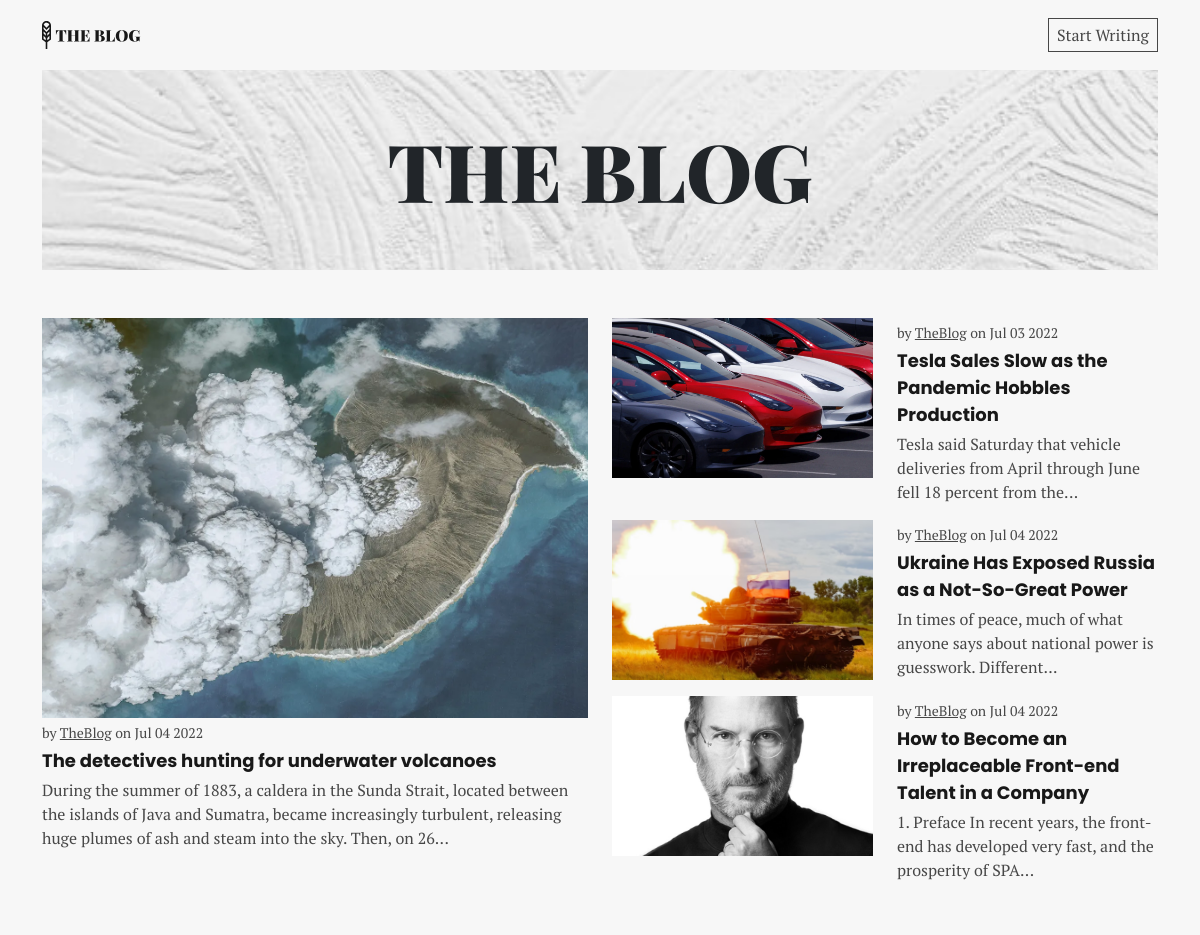
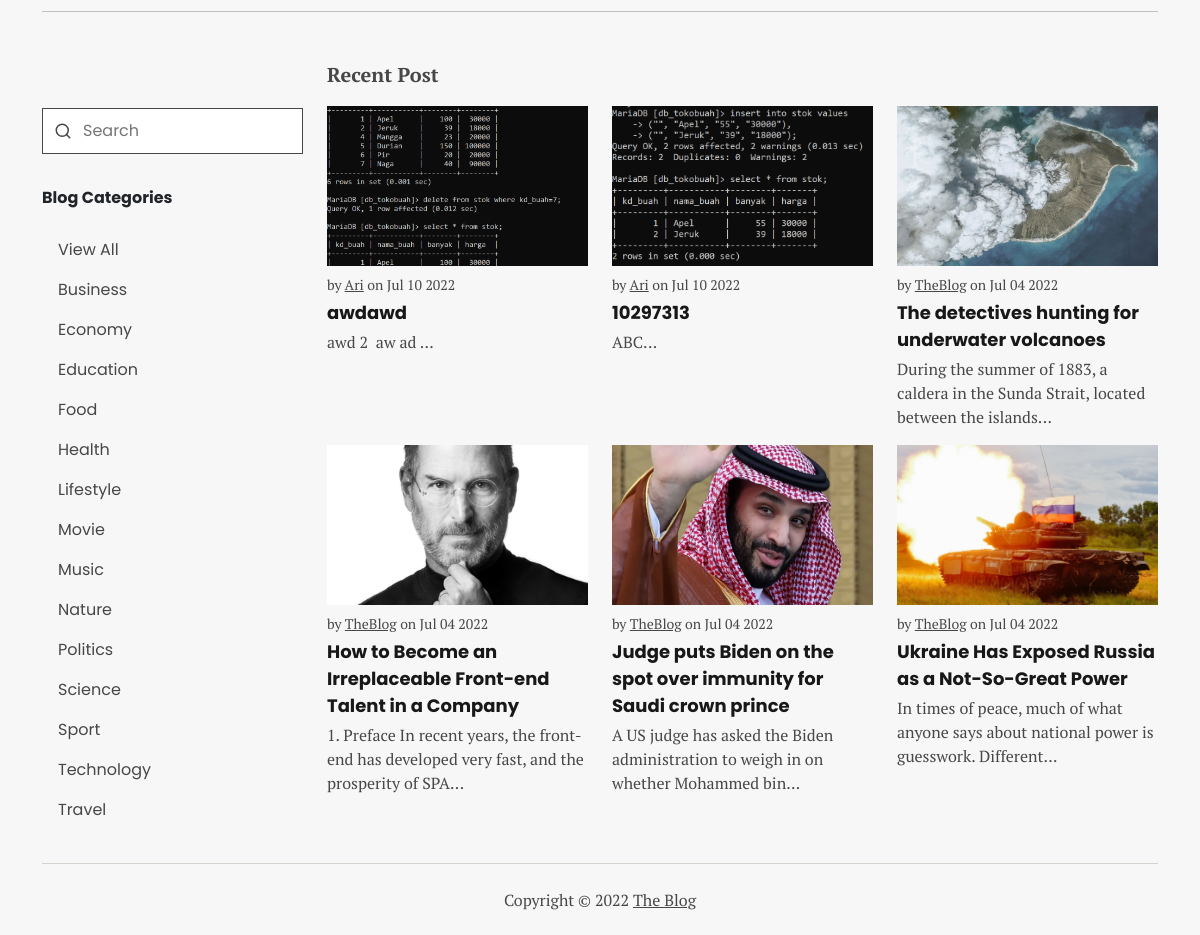
The page / on the database its author committed (2 pictures, top to bottom).
### tables this page shows
CREATE TABLE `post` (
  `id` int(11) NOT NULL,
  `title` varchar(255) NOT NULL,
  `body` text NOT NULL,
  `image` varchar(255) NOT NULL,
  `id_user` int(11) NOT NULL,
  `category` varchar(255) NOT NULL,
  `created_at` datetime NOT NULL,
  `isMain` tinyint(1) NOT NULL,
  `created_main_at` datetime NOT NULL
);

CREATE TABLE `user` (
  `id` int(11) NOT NULL,
  `email` varchar(255) NOT NULL,
  `password` varchar(255) NOT NULL,
  `first_name` varchar(255) NOT NULL,
  `last_name` varchar(255) NOT NULL,
  `isAdmin` tinyint(1) NOT NULL,
  `createdAt` datetime NOT NULL
);

CREATE TABLE `category` (
  `id` int(11) NOT NULL,
  `name` varchar(255) NOT NULL,
  `createdAt` datetime NOT NULL
);

### index.php (the view, shortened to what this page needs)
<?php
include './connection.php';
$sql_category = "SELECT * FROM category ORDER BY name";
$query_category = mysqli_query($conn, $sql_category);
$sql_post = "SELECT post.id, post.title, post.body, post.image, post.created_at, user.first_name AS 'author'
            FROM post
            LEFT JOIN user ON post.id_user = user.id
            ORDER BY created_at DESC
            LIMIT 6";
$query_post = mysqli_query($conn, $sql_post);
$sql_main_post = "SELECT post.id, post.title, post.body, post.image, post.created_at, user.first_name AS 'author'
				FROM post
				LEFT JOIN user ON post.id_user = user.id
				WHERE isMain = '1'
				ORDER BY created_main_at DESC
				LIMIT 4";
$query_main_post = mysqli_query($conn, $sql_main_post);
$row_main_post = array();
while ($row = mysqli_fetch_array($query_main_post)) {
	$row_main_post[] = $row;
}
?>
<!DOCTYPE html>
<html lang="en">
<head>
	<link rel="stylesheet" href="./style/bootstrap.min.css" />
	<link rel="stylesheet" href="./style/main.css" />
</head>
<body>
	<div class="container">
		<nav class="nav-main" aria-label="main navigation">
			<a href="#"><img src="./assets/logo.svg" alt="The Blog Logo" /></a>
			<div>
				<?php if (isset($_SESSION['user_id'])) { ?>
					<p class="m-0 rounded-0 dropdown-toggle cursor-pointer" data-bs-toggle="dropdown" aria-expanded="false"><?= $_SESSION['user_first_name']; ?></p>
					<ul class="dropdown-menu dropdown-menu-end rounded-0">
						<li><a href="./dashboard/"><button class="dropdown-item" type="button">Dashboard</button></a></li>
						<li><a href="./logout/"><button class="dropdown-item" type="button">Logout</button></a></li>
					</ul>
				<?php } else { ?>
					<a href="./login/" class="start-writing">Start Writing</a>
				<?php }  ?>
			</div>
		</nav>
		<header>
			<section class="banner">
				<img src="./assets/banner.jpg" alt="Banner" />
				<h1 class="display-1">THE BLOG</h1>
			</section>
		</header>
		<main>
			<article class="row my-5">
				<div class="col-12 col-md post mb-3">
					<?php if (isset($row_main_post[0]['id'])) { ?>
						<a href="./read.php?id=<?= @$row_main_post[0]['id'] ?>" class="card-post">
							<img src="./assets/post_image/<?= @$row_main_post[0]['image'] ?>" alt="" class="post__image-large" />
							<p class="post__date">by <u><?= @$row_main_post[0]['author'] ?></u> on <?= date("M d Y", strtotime(@$row_main_post[0]['created_at'])) ?></p>
							<p class="post__title"><?= @$row_main_post[0]['title'] ?></p>
							<p class="post__body"><?= implode(' ', array_slice(explode(' ', strip_tags(@$row_main_post[0]['body'])), 0, 35)); ?>...</p>
						</a>
					<?php } ?>
				</div>
				<div class="col-12 col-md post">
					<?php for ($i = 1; $i <= 3; $i++) {
						if (isset($row_main_post[$i]['id'])) { ?>
							<a href="./read.php?id=<?= @$row_main_post[$i]['id'] ?>">
								<div class="row mb-3 card-post">
									<div class="col-12 col-xl-6"><img src="./assets/post_image/<?= @$row_main_post[$i]['image'] ?>" alt="" class="post__image" /></div>
									<div class="col">
										<p class="post__date">by <u><?= @$row_main_post[$i]['author'] ?></u> on <?= date("M d Y", strtotime(@$row_main_post[$i]['created_at'])) ?></p>
										<p class="post__title"><?= @$row_main_post[$i]['title'] ?></p>
										<p class="post__body"><?= implode(' ', array_slice(explode(' ', strip_tags(@$row_main_post[$i]['body'])), 0, 15)); ?>...</p>
									</div>
								</div>
							</a>
					<?php }
					} ?>
				</div>
			</article>
			<hr />
			<div class="row mt-0 mt-md-5">
				<aside class="col-12 col-md-3 mt-5 mb-4">
					<form action="./search.php" method="get" class="search">
						<input type="text" name="name" class="input" placeholder="Search" />
						<img src="./assets/ic_search.svg" alt="" />
					</form>
					<div class="category">
						<p class="category__title">Blog Categories</p>
						<nav class="nav-side" aria-label="Category Navigation">
							<a href="category.php?name=All">
								<p>View All</p>
							</a>
							<?php while ($row = mysqli_fetch_array($query_category)) { ?>
								<a href="category.php?name=<?= $row['name'] ?>">
									<p><?= $row['name'] ?></p>
								</a>
							<?php } ?>
						</nav>
					</div>
				</aside>
				<article class="col-12 col-md-9 post">
					<p class="title-post">Recent Post</p>
					<div class="row mb-3">
						<?php while ($row_post = mysqli_fetch_array($query_post)) { ?>
							<div class="col-12 col-md-6 col-lg-4 mb-3 card-post">
								<a href="read.php?id=<?= $row_post['id'] ?>">
									<img src="./assets/post_image/<?= $row_post['image'] ?>" alt="" class="post__image" />
									<p class="post__date pt-2 m-0">by <u><?= $row_post['author'] ?></u> on <?= date("M d Y", strtotime($row_post['created_at'])) ?></p>
									<p class="post__title"><?= $row_post['title'] ?></p>
									<p class="post__body wrap">
										<?= implode(' ', array_slice(explode(' ', strip_tags($row_post['body'])), 0, 15)); ?>...
									</p>
								</a>
							</div>
						<?php } ?>
					</div>
				</article>
			</div>
		</main>
		<footer>
			<p>Copyright © <?= date('Y') ?> <a href="#">The Blog</a></p>
		</footer>
	</div>
</body>
</html>

### style/main.css (style rules this page uses)
:root { --background: #f7f7f7; --soft: #d3d2cc; --active: #efead7; --dark: #474747; --darker: #181818; }
* { font-family: "PT Serif", serif; padding: 0; }
body { background-color: var(--background); }
.nav-main { display: flex; height: 70px; justify-content: space-between; align-items: center; }
.nav-main > div { display: flex; gap: 24px; }
.nav-main > div > a { text-decoration: none; color: var(--dark); border: 1px solid var(--dark); padding: 4px 8px; transition: 0.2s; }
aside * { font-family: Poppins, sans-serif; }
.nav-side a { text-decoration: none; color: var(--dark); }
.nav-side p { margin: 0; padding: 8px 16px; }
.category__title { font-weight: bold; margin: 32px 0 20px 0; }
.input { width: 100%; padding: 10px; border: 1px solid var(--dark); background-color: #fff; }
.search .input { padding-left: 40px; }
form.search { position: relative; display: flex; align-items: center; }
form.search img { position: absolute; left: 12px; }
.title-post { font-weight: bold; font-size: 20px; color: var(--dark); }
.banner { width: 100%; display: flex; align-items: center; justify-content: center; position: relative; }
.banner > img { width: 100%; max-height: 200px; object-fit: cover; background-repeat: no-repeat; }
.banner > h1 { font-family: "Playfair Display", serif; font-weight: 900; position: absolute; text-align: center; margin: 0; }
article { margin: 36px 0; }
.post a { text-decoration: none; height: 100%; }
.post__image, .post__image-large { width: 100%; object-fit: cover; object-position: center; height: 280px; }
.post__image-large { color: var(--dark); height: 280px; }
.card-post .post__date { color: var(--dark); font-size: 14px; margin: 4px 0 0 0; }
.card-post .post__title { font-family: Poppins, sans-serif; text-decoration: none; font-weight: bold; color: var(--darker); font-size: 18px; margin: 4px 0 0 0; }
.card-post .post__body { margin: 4px 0 0 0; color: var(--dark); }
footer { display: flex; justify-content: center; align-items: center; height: 72px; border-top: 1px solid var(--soft); }
footer * { color: var(--dark); margin: 0; }
@media screen and (min-width: 768px) { .post__image { height: 160px; } }
@media screen and (min-width: 768px) { .post__image-large { height: 400px; } }

### rows shown on the page
post: image (picture), created_at "Jul 04 2022", title "The detectives hunting for underwater volcanoes", body "During the summer of 1883, a caldera in the Sunda Strait, located between the islands of Java and Sumatra, became increasingly turbulent, releasing huge plumes of ash and steam into the sky. Then, on 26", id_user.first_name "TheBlog", body "During the summer of 1883, a caldera in the Sunda Strait, located between the islands"
user: first_name "TheBlog"
post: image (picture), id_user.first_name "TheBlog", created_at "Jul 03 2022", title "Tesla Sales Slow as the Pandemic Hobbles Production", body "Tesla said Saturday that vehicle deliveries from April through June fell 18 percent from the"
post: image (picture), id_user.first_name "TheBlog", created_at "Jul 04 2022", title "Ukraine Has Exposed Russia as a Not-So-Great Power", body "In times of peace, much of what anyone says about national power is guesswork. Different"
post: image (picture), id_user.first_name "TheBlog", created_at "Jul 04 2022", title "How to Become an Irreplaceable Front-end Talent in a Company", body "1. Preface In recent years, the front-end has developed very fast, and the prosperity of SPA"
category: name "Business"
category: name "Economy"
category: name "Education"
category: name "Food"
category: name "Health"
category: name "Lifestyle"
category: name "Movie"
category: name "Music"
category: name "Nature"
category: name "Politics"
category: name "Science"
category: name "Sport"
category: name "Technology"
category: name "Travel"
post: image (picture), id_user.first_name "Ari", created_at "Jul 10 2022", title "awdawd", body "awd 2 aw ad"
post: image (picture), id_user.first_name "Ari", created_at "Jul 10 2022", title "10297313", body "ABC"
post: image (picture), id_user.first_name "TheBlog", created_at "Jul 04 2022", title "Judge puts Biden on the spot over immunity for Saudi crown prince", body "A US judge has asked the Biden administration to weigh in on whether Mohammed bin"
